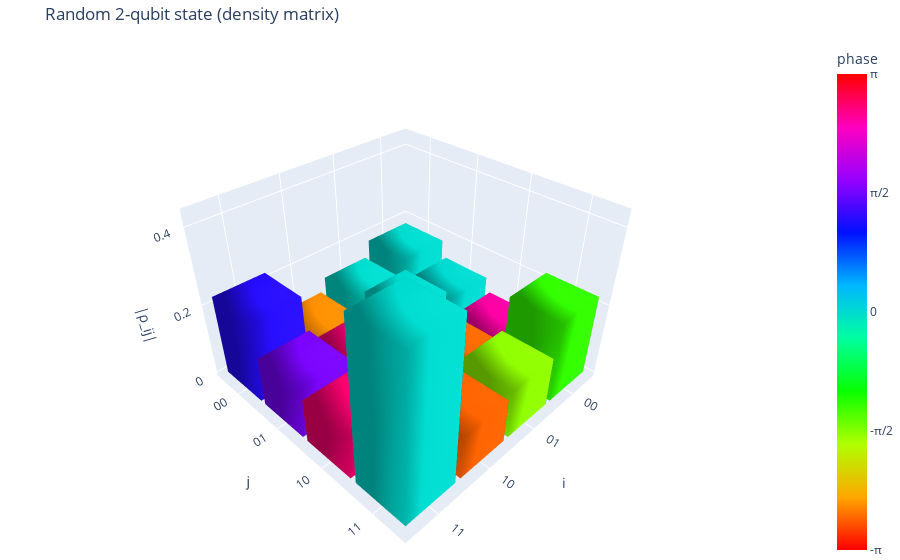

The notebook cell this image was saved under:
### Markdown cell above
### Visualization helpers
Use the histogram helper below to inspect reconstructed density matrices. Include screenshots or exported HTML for a few representative states in your report.

### Code cell
# Demonstration: random 2-qubit density matrix
dim = 4
A = np.random.randn(dim, dim) + 1j * np.random.randn(dim, dim)
rho = A @ A.conj().T
rho = rho / np.trace(rho)  # normalize

labels = ["00", "01", "10", "11"]
plot_density_matrix_histogram(rho, basis_labels=labels, title="Random 2-qubit state (density matrix)")

### Figure 1 — Plotly figure (JSON) as saved in the notebook; plotly's stock layout.template omitted (floating-point values rounded to 4 significant figures)
{"data": [{"cmax": 3.142, "cmin": -3.142, "colorbar": {"ticktext": ["-π", "-π/2", "0", "π/2", "π"], "tickvals": [-3.142, -1.571, 0, 1.571, 3.142], "title": {"text": "phase "}}, "colorscale": [[0, "#ff0000"], [0.1111, "#ffa700"], [0.2222, "#afff00"], [0.3333, "#08ff00"], [0.4444, "#00ff9f"], [0.5556, "#00b7ff"], [0.6667, "#0010ff"], [0.7778, "#9700ff"], [0.8889, "#ff00bf"], [1, "#ff0000"]], "flatshading": false, "hovertemplate": "i=0, j=0<br>|ρ_ij|=0.176<br>arg(ρ_ij)=0<extra></extra>", "i": [0, 0, 4, 4, 0, 0, 1, 1, 2, 2, 3, 3], "intensity": [0, 0, 0, 0, 0, 0, 0, 0], "j": [1, 2, 5, 6, 1, 5, 2, 6, 3, 7, 0, 4], "k": [2, 3, 6, 7, 5, 4, 6, 5, 7, 6, 4, 7], "lighting": {"ambient": 0.6, "diffuse": 0.7}, "opacity": 1, "showscale": true, "type": "mesh3d", "x": [-0.45, 0.45, 0.45, -0.45, -0.45, 0.45, 0.45, -0.45], "y": [-0.45, -0.45, 0.45, 0.45, -0.45, -0.45, 0.45, 0.45], "z": [0, 0, 0, 0, 0.1763, 0.1763, 0.1763, 0.1763]}, {"cmax": 3.142, "cmin": -3.142, "colorscale": [[0, "#ff0000"], [0.1111, "#ffa700"], [0.2222, "#afff00"], [0.3333, "#08ff00"], [0.4444, "#00ff9f"], [0.5556, "#00b7ff"], [0.6667, "#0010ff"], [0.7778, "#9700ff"], [0.8889, "#ff00bf"], [1, "#ff0000"]], "flatshading": false, "hovertemplate": "i=0, j=1<br>|ρ_ij|=0.129<br>arg(ρ_ij)=0π<extra></extra>", "i": [0, 0, 4, 4, 0, 0, 1, 1, 2, 2, 3, 3], "intensity": [0.01245, 0.01245, 0.01245, 0.01245, 0.01245, 0.01245, 0.01245, 0.01245], "j": [1, 2, 5, 6, 1, 5, 2, 6, 3, 7, 0, 4], "k": [2, 3, 6, 7, 5, 4, 6, 5, 7, 6, 4, 7], "lighting": {"ambient": 0.6, "diffuse": 0.7}, "opacity": 1, "showscale": false, "type": "mesh3d", "x": [-0.45, 0.45, 0.45, -0.45, -0.45, 0.45, 0.45, -0.45], "y": [0.55, 0.55, 1.45, 1.45, 0.55, 0.55, 1.45, 1.45], "z": [0, 0, 0, 0, 0.1288, 0.1288, 0.1288, 0.1288]}, {"cmax": 3.142, "cmin": -3.142, "colorscale": [[0, "#ff0000"], [0.1111, "#ffa700"], [0.2222, "#afff00"], [0.3333, "#08ff00"], [0.4444, "#00ff9f"], [0.5556, "#00b7ff"], [0.6667, "#0010ff"], [0.7778, "#9700ff"], [0.8889, "#ff00bf"], [1, "#ff0000"]], "flatshading": false, "hovertemplate": "i=0, j=2<br>|ρ_ij|=0.090<br>arg(ρ_ij)=13/16π<extra></extra>", "i": [0, 0, 4, 4, 0, 0, 1, 1, 2, 2, 3, 3], "intensity": [2.539, 2.539, 2.539, 2.539, 2.539, 2.539, 2.539, 2.539], "j": [1, 2, 5, 6, 1, 5, 2, 6, 3, 7, 0, 4], "k": [2, 3, 6, 7, 5, 4, 6, 5, 7, 6, 4, 7], "lighting": {"ambient": 0.6, "diffuse": 0.7}, "opacity": 1, "showscale": false, "type": "mesh3d", "x": [-0.45, 0.45, 0.45, -0.45, -0.45, 0.45, 0.45, -0.45], "y": [1.55, 1.55, 2.45, 2.45, 1.55, 1.55, 2.45, 2.45], "z": [0, 0, 0, 0, 0.09, 0.09, 0.09, 0.09]}, {"cmax": 3.142, "cmin": -3.142, "colorscale": [[0, "#ff0000"], [0.1111, "#ffa700"], [0.2222, "#afff00"], [0.3333, "#08ff00"], [0.4444, "#00ff9f"], [0.5556, "#00b7ff"], [0.6667, "#0010ff"], [0.7778, "#9700ff"], [0.8889, "#ff00bf"], [1, "#ff0000"]], "flatshading": false, "hovertemplate": "i=0, j=3<br>|ρ_ij|=0.223<br>arg(ρ_ij)=-5/13π<extra></extra>", "i": [0, 0, 4, 4, 0, 0, 1, 1, 2, 2, 3, 3], "intensity": [-1.215, -1.215, -1.215, -1.215, -1.215, -1.215, -1.215, -1.215], "j": [1, 2, 5, 6, 1, 5, 2, 6, 3, 7, 0, 4], "k": [2, 3, 6, 7, 5, 4, 6, 5, 7, 6, 4, 7], "lighting": {"ambient": 0.6, "diffuse": 0.7}, "opacity": 1, "showscale": false, "type": "mesh3d", "x": [-0.45, 0.45, 0.45, -0.45, -0.45, 0.45, 0.45, -0.45], "y": [2.55, 2.55, 3.45, 3.45, 2.55, 2.55, 3.45, 3.45], "z": [0, 0, 0, 0, 0.2231, 0.2231, 0.2231, 0.2231]}, {"cmax": 3.142, "cmin": -3.142, "colorscale": [[0, "#ff0000"], [0.1111, "#ffa700"], [0.2222, "#afff00"], [0.3333, "#08ff00"], [0.4444, "#00ff9f"], [0.5556, "#00b7ff"], [0.6667, "#0010ff"], [0.7778, "#9700ff"], [0.8889, "#ff00bf"], [1, "#ff0000"]], "flatshading": false, "hovertemplate": "i=1, j=0<br>|ρ_ij|=0.129<br>arg(ρ_ij)=0π<extra></extra>", "i": [0, 0, 4, 4, 0, 0, 1, 1, 2, 2, 3, 3], "intensity": [-0.01245, -0.01245, -0.01245, -0.01245, -0.01245, -0.01245, -0.01245, -0.01245], "j": [1, 2, 5, 6, 1, 5, 2, 6, 3, 7, 0, 4], "k": [2, 3, 6, 7, 5, 4, 6, 5, 7, 6, 4, 7], "lighting": {"ambient": 0.6, "diffuse": 0.7}, "opacity": 1, "showscale": false, "type": "mesh3d", "x": [0.55, 1.45, 1.45, 0.55, 0.55, 1.45, 1.45, 0.55], "y": [-0.45, -0.45, 0.45, 0.45, -0.45, -0.45, 0.45, 0.45], "z": [0, 0, 0, 0, 0.1288, 0.1288, 0.1288, 0.1288]}, {"cmax": 3.142, "cmin": -3.142, "colorscale": [[0, "#ff0000"], [0.1111, "#ffa700"], [0.2222, "#afff00"], [0.3333, "#08ff00"], [0.4444, "#00ff9f"], [0.5556, "#00b7ff"], [0.6667, "#0010ff"], [0.7778, "#9700ff"], [0.8889, "#ff00bf"], [1, "#ff0000"]], "flatshading": false, "hovertemplate": "i=1, j=1<br>|ρ_ij|=0.161<br>arg(ρ_ij)=0<extra></extra>", "i": [0, 0, 4, 4, 0, 0, 1, 1, 2, 2, 3, 3], "intensity": [0, 0, 0, 0, 0, 0, 0, 0], "j": [1, 2, 5, 6, 1, 5, 2, 6, 3, 7, 0, 4], "k": [2, 3, 6, 7, 5, 4, 6, 5, 7, 6, 4, 7], "lighting": {"ambient": 0.6, "diffuse": 0.7}, "opacity": 1, "showscale": false, "type": "mesh3d", "x": [0.55, 1.45, 1.45, 0.55, 0.55, 1.45, 1.45, 0.55], "y": [0.55, 0.55, 1.45, 1.45, 0.55, 0.55, 1.45, 1.45], "z": [0, 0, 0, 0, 0.161, 0.161, 0.161, 0.161]}, {"cmax": 3.142, "cmin": -3.142, "colorscale": [[0, "#ff0000"], [0.1111, "#ffa700"], [0.2222, "#afff00"], [0.3333, "#08ff00"], [0.4444, "#00ff9f"], [0.5556, "#00b7ff"], [0.6667, "#0010ff"], [0.7778, "#9700ff"], [0.8889, "#ff00bf"], [1, "#ff0000"]], "flatshading": false, "hovertemplate": "i=1, j=2<br>|ρ_ij|=0.104<br>arg(ρ_ij)=-6/7π<extra></extra>", "i": [0, 0, 4, 4, 0, 0, 1, 1, 2, 2, 3, 3], "intensity": [-2.697, -2.697, -2.697, -2.697, -2.697, -2.697, -2.697, -2.697], "j": [1, 2, 5, 6, 1, 5, 2, 6, 3, 7, 0, 4], "k": [2, 3, 6, 7, 5, 4, 6, 5, 7, 6, 4, 7], "lighting": {"ambient": 0.6, "diffuse": 0.7}, "opacity": 1, "showscale": false, "type": "mesh3d", "x": [0.55, 1.45, 1.45, 0.55, 0.55, 1.45, 1.45, 0.55], "y": [1.55, 1.55, 2.45, 2.45, 1.55, 1.55, 2.45, 2.45], "z": [0, 0, 0, 0, 0.104, 0.104, 0.104, 0.104]}, {"cmax": 3.142, "cmin": -3.142, "colorscale": [[0, "#ff0000"], [0.1111, "#ffa700"], [0.2222, "#afff00"], [0.3333, "#08ff00"], [0.4444, "#00ff9f"], [0.5556, "#00b7ff"], [0.6667, "#0010ff"], [0.7778, "#9700ff"], [0.8889, "#ff00bf"], [1, "#ff0000"]], "flatshading": false, "hovertemplate": "i=1, j=3<br>|ρ_ij|=0.136<br>arg(ρ_ij)=-1/2π<extra></extra>", "i": [0, 0, 4, 4, 0, 0, 1, 1, 2, 2, 3, 3], "intensity": [-1.6, -1.6, -1.6, -1.6, -1.6, -1.6, -1.6, -1.6], "j": [1, 2, 5, 6, 1, 5, 2, 6, 3, 7, 0, 4], "k": [2, 3, 6, 7, 5, 4, 6, 5, 7, 6, 4, 7], "lighting": {"ambient": 0.6, "diffuse": 0.7}, "opacity": 1, "showscale": false, "type": "mesh3d", "x": [0.55, 1.45, 1.45, 0.55, 0.55, 1.45, 1.45, 0.55], "y": [2.55, 2.55, 3.45, 3.45, 2.55, 2.55, 3.45, 3.45], "z": [0, 0, 0, 0, 0.1363, 0.1363, 0.1363, 0.1363]}, {"cmax": 3.142, "cmin": -3.142, "colorscale": [[0, "#ff0000"], [0.1111, "#ffa700"], [0.2222, "#afff00"], [0.3333, "#08ff00"], [0.4444, "#00ff9f"], [0.5556, "#00b7ff"], [0.6667, "#0010ff"], [0.7778, "#9700ff"], [0.8889, "#ff00bf"], [1, "#ff0000"]], "flatshading": false, "hovertemplate": "i=2, j=0<br>|ρ_ij|=0.090<br>arg(ρ_ij)=-13/16π<extra></extra>", "i": [0, 0, 4, 4, 0, 0, 1, 1, 2, 2, 3, 3], "intensity": [-2.539, -2.539, -2.539, -2.539, -2.539, -2.539, -2.539, -2.539], "j": [1, 2, 5, 6, 1, 5, 2, 6, 3, 7, 0, 4], "k": [2, 3, 6, 7, 5, 4, 6, 5, 7, 6, 4, 7], "lighting": {"ambient": 0.6, "diffuse": 0.7}, "opacity": 1, "showscale": false, "type": "mesh3d", "x": [1.55, 2.45, 2.45, 1.55, 1.55, 2.45, 2.45, 1.55], "y": [-0.45, -0.45, 0.45, 0.45, -0.45, -0.45, 0.45, 0.45], "z": [0, 0, 0, 0, 0.09, 0.09, 0.09, 0.09]}, {"cmax": 3.142, "cmin": -3.142, "colorscale": [[0, "#ff0000"], [0.1111, "#ffa700"], [0.2222, "#afff00"], [0.3333, "#08ff00"], [0.4444, "#00ff9f"], [0.5556, "#00b7ff"], [0.6667, "#0010ff"], [0.7778, "#9700ff"], [0.8889, "#ff00bf"], [1, "#ff0000"]], "flatshading": false, "hovertemplate": "i=2, j=1<br>|ρ_ij|=0.104<br>arg(ρ_ij)=6/7π<extra></extra>", "i": [0, 0, 4, 4, 0, 0, 1, 1, 2, 2, 3, 3], "intensity": [2.697, 2.697, 2.697, 2.697, 2.697, 2.697, 2.697, 2.697], "j": [1, 2, 5, 6, 1, 5, 2, 6, 3, 7, 0, 4], "k": [2, 3, 6, 7, 5, 4, 6, 5, 7, 6, 4, 7], "lighting": {"ambient": 0.6, "diffuse": 0.7}, "opacity": 1, "showscale": false, "type": "mesh3d", "x": [1.55, 2.45, 2.45, 1.55, 1.55, 2.45, 2.45, 1.55], "y": [0.55, 0.55, 1.45, 1.45, 0.55, 0.55, 1.45, 1.45], "z": [0, 0, 0, 0, 0.104, 0.104, 0.104, 0.104]}, {"cmax": 3.142, "cmin": -3.142, "colorscale": [[0, "#ff0000"], [0.1111, "#ffa700"], [0.2222, "#afff00"], [0.3333, "#08ff00"], [0.4444, "#00ff9f"], [0.5556, "#00b7ff"], [0.6667, "#0010ff"], [0.7778, "#9700ff"], [0.8889, "#ff00bf"], [1, "#ff0000"]], "flatshading": false, "hovertemplate": "i=2, j=2<br>|ρ_ij|=0.233<br>arg(ρ_ij)=0<extra></extra>", "i": [0, 0, 4, 4, 0, 0, 1, 1, 2, 2, 3, 3], "intensity": [0, 0, 0, 0, 0, 0, 0, 0], "j": [1, 2, 5, 6, 1, 5, 2, 6, 3, 7, 0, 4], "k": [2, 3, 6, 7, 5, 4, 6, 5, 7, 6, 4, 7], "lighting": {"ambient": 0.6, "diffuse": 0.7}, "opacity": 1, "showscale": false, "type": "mesh3d", "x": [1.55, 2.45, 2.45, 1.55, 1.55, 2.45, 2.45, 1.55], "y": [1.55, 1.55, 2.45, 2.45, 1.55, 1.55, 2.45, 2.45], "z": [0, 0, 0, 0, 0.2331, 0.2331, 0.2331, 0.2331]}, {"cmax": 3.142, "cmin": -3.142, "colorscale": [[0, "#ff0000"], [0.1111, "#ffa700"], [0.2222, "#afff00"], [0.3333, "#08ff00"], [0.4444, "#00ff9f"], [0.5556, "#00b7ff"], [0.6667, "#0010ff"], [0.7778, "#9700ff"], [0.8889, "#ff00bf"], [1, "#ff0000"]], "flatshading": false, "hovertemplate": "i=2, j=3<br>|ρ_ij|=0.120<br>arg(ρ_ij)=-13/15π<extra></extra>", "i": [0, 0, 4, 4, 0, 0, 1, 1, 2, 2, 3, 3], "intensity": [-2.72, -2.72, -2.72, -2.72, -2.72, -2.72, -2.72, -2.72], "j": [1, 2, 5, 6, 1, 5, 2, 6, 3, 7, 0, 4], "k": [2, 3, 6, 7, 5, 4, 6, 5, 7, 6, 4, 7], "lighting": {"ambient": 0.6, "diffuse": 0.7}, "opacity": 1, "showscale": false, "type": "mesh3d", "x": [1.55, 2.45, 2.45, 1.55, 1.55, 2.45, 2.45, 1.55], "y": [2.55, 2.55, 3.45, 3.45, 2.55, 2.55, 3.45, 3.45], "z": [0, 0, 0, 0, 0.1204, 0.1204, 0.1204, 0.1204]}, {"cmax": 3.142, "cmin": -3.142, "colorscale": [[0, "#ff0000"], [0.1111, "#ffa700"], [0.2222, "#afff00"], [0.3333, "#08ff00"], [0.4444, "#00ff9f"], [0.5556, "#00b7ff"], [0.6667, "#0010ff"], [0.7778, "#9700ff"], [0.8889, "#ff00bf"], [1, "#ff0000"]], "flatshading": false, "hovertemplate": "i=3, j=0<br>|ρ_ij|=0.223<br>arg(ρ_ij)=5/13π<extra></extra>", "i": [0, 0, 4, 4, 0, 0, 1, 1, 2, 2, 3, 3], "intensity": [1.215, 1.215, 1.215, 1.215, 1.215, 1.215, 1.215, 1.215], "j": [1, 2, 5, 6, 1, 5, 2, 6, 3, 7, 0, 4], "k": [2, 3, 6, 7, 5, 4, 6, 5, 7, 6, 4, 7], "lighting": {"ambient": 0.6, "diffuse": 0.7}, "opacity": 1, "showscale": false, "type": "mesh3d", "x": [2.55, 3.45, 3.45, 2.55, 2.55, 3.45, 3.45, 2.55], "y": [-0.45, -0.45, 0.45, 0.45, -0.45, -0.45, 0.45, 0.45], "z": [0, 0, 0, 0, 0.2231, 0.2231, 0.2231, 0.2231]}, {"cmax": 3.142, "cmin": -3.142, "colorscale": [[0, "#ff0000"], [0.1111, "#ffa700"], [0.2222, "#afff00"], [0.3333, "#08ff00"], [0.4444, "#00ff9f"], [0.5556, "#00b7ff"], [0.6667, "#0010ff"], [0.7778, "#9700ff"], [0.8889, "#ff00bf"], [1, "#ff0000"]], "flatshading": false, "hovertemplate": "i=3, j=1<br>|ρ_ij|=0.136<br>arg(ρ_ij)=1/2π<extra></extra>", "i": [0, 0, 4, 4, 0, 0, 1, 1, 2, 2, 3, 3], "intensity": [1.6, 1.6, 1.6, 1.6, 1.6, 1.6, 1.6, 1.6], "j": [1, 2, 5, 6, 1, 5, 2, 6, 3, 7, 0, 4], "k": [2, 3, 6, 7, 5, 4, 6, 5, 7, 6, 4, 7], "lighting": {"ambient": 0.6, "diffuse": 0.7}, "opacity": 1, "showscale": false, "type": "mesh3d", "x": [2.55, 3.45, 3.45, 2.55, 2.55, 3.45, 3.45, 2.55], "y": [0.55, 0.55, 1.45, 1.45, 0.55, 0.55, 1.45, 1.45], "z": [0, 0, 0, 0, 0.1363, 0.1363, 0.1363, 0.1363]}, {"cmax": 3.142, "cmin": -3.142, "colorscale": [[0, "#ff0000"], [0.1111, "#ffa700"], [0.2222, "#afff00"], [0.3333, "#08ff00"], [0.4444, "#00ff9f"], [0.5556, "#00b7ff"], [0.6667, "#0010ff"], [0.7778, "#9700ff"], [0.8889, "#ff00bf"], [1, "#ff0000"]], "flatshading": false, "hovertemplate": "i=3, j=2<br>|ρ_ij|=0.120<br>arg(ρ_ij)=13/15π<extra></extra>", "i": [0, 0, 4, 4, 0, 0, 1, 1, 2, 2, 3, 3], "intensity": [2.72, 2.72, 2.72, 2.72, 2.72, 2.72, 2.72, 2.72], "j": [1, 2, 5, 6, 1, 5, 2, 6, 3, 7, 0, 4], "k": [2, 3, 6, 7, 5, 4, 6, 5, 7, 6, 4, 7], "lighting": {"ambient": 0.6, "diffuse": 0.7}, "opacity": 1, "showscale": false, "type": "mesh3d", "x": [2.55, 3.45, 3.45, 2.55, 2.55, 3.45, 3.45, 2.55], "y": [1.55, 1.55, 2.45, 2.45, 1.55, 1.55, 2.45, 2.45], "z": [0, 0, 0, 0, 0.1204, 0.1204, 0.1204, 0.1204]}, {"cmax": 3.142, "cmin": -3.142, "colorscale": [[0, "#ff0000"], [0.1111, "#ffa700"], [0.2222, "#afff00"], [0.3333, "#08ff00"], [0.4444, "#00ff9f"], [0.5556, "#00b7ff"], [0.6667, "#0010ff"], [0.7778, "#9700ff"], [0.8889, "#ff00bf"], [1, "#ff0000"]], "flatshading": false, "hovertemplate": "i=3, j=3<br>|ρ_ij|=0.430<br>arg(ρ_ij)=0<extra></extra>", "i": [0, 0, 4, 4, 0, 0, 1, 1, 2, 2, 3, 3], "intensity": [0, 0, 0, 0, 0, 0, 0, 0], "j": [1, 2, 5, 6, 1, 5, 2, 6, 3, 7, 0, 4], "k": [2, 3, 6, 7, 5, 4, 6, 5, 7, 6, 4, 7], "lighting": {"ambient": 0.6, "diffuse": 0.7}, "opacity": 1, "showscale": false, "type": "mesh3d", "x": [2.55, 3.45, 3.45, 2.55, 2.55, 3.45, 3.45, 2.55], "y": [2.55, 2.55, 3.45, 3.45, 2.55, 2.55, 3.45, 3.45], "z": [0, 0, 0, 0, 0.4296, 0.4296, 0.4296, 0.4296]}], "layout": {"margin": {"b": 0, "l": 0, "r": 0, "t": 40}, "scene": {"aspectratio": {"x": 1, "y": 1, "z": 0.7}, "xaxis": {"tickmode": "array", "ticktext": ["00", "01", "10", "11"], "tickvals": [0, 1, 2, 3], "title": {"text": "i"}}, "yaxis": {"tickmode": "array", "ticktext": ["00", "01", "10", "11"], "tickvals": [0, 1, 2, 3], "title": {"text": "j"}}, "zaxis": {"title": {"text": "|ρ_ij|"}}}, "title": {"text": "Random 2-qubit state (density matrix)"}}}
